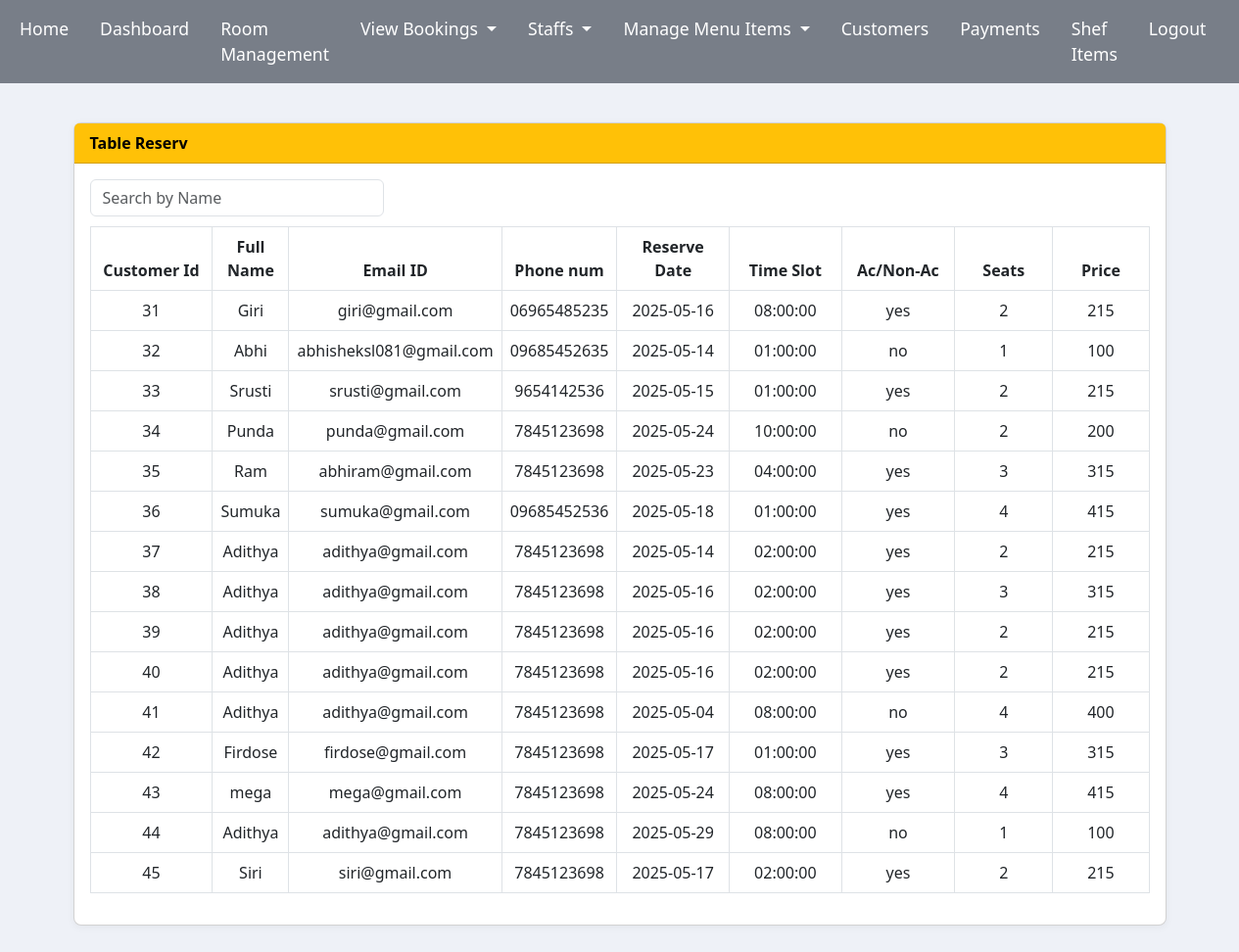
/adminviewtable.php, run on the app's committed database.
### tables this page shows
CREATE TABLE `tablereserv` (
  `fullname` varchar(50) DEFAULT NULL,
  `emailid` varchar(50) DEFAULT NULL,
  `phnumber` varchar(50) DEFAULT NULL,
  `reservdate` date DEFAULT NULL,
  `timeslot` time DEFAULT NULL,
  `acnonac` varchar(50) DEFAULT NULL,
  `numseats` varchar(50) DEFAULT NULL,
  `price` varchar(50) DEFAULT NULL,
  `id` int(11) NOT NULL,
  `cemail` varchar(50) NOT NULL DEFAULT '0'
);

### adminviewtable.php (the view, shortened to what this page needs)
<?php include("admintab.php"); ?>
<!DOCTYPE html>
<html lang="en">
<head>
  <link href="https://cdn.jsdelivr.net/npm/bootstrap@5.3.0/dist/css/bootstrap.min.css" rel="stylesheet">
</head>
<body>
  <div class="container">
    <div class="card">
      <div class="card-header">Table Reserv</div>
      <div class="card-body">
        <input type="text" class="form-control search-input" placeholder="Search by Name" onkeyup="filterTable(this, 'regTable')">
        <table class="table table-bordered table-hover" id="regTable" style="text-align: center;">
          <thead>
            <tr>
              <th>Customer Id</th>
              <th>Full Name</th>
              <th>Email ID</th>
              <th>Phone num</th>
              <th>Reserve Date</th>
              <th>Time Slot</th>
              <th>Ac/Non-Ac</th>
              <th>Seats</th>
              <th>Price</th>
            </tr>
          </thead>
          <tbody>
            <?php
            $sql = "SELECT * FROM tablereserv";
            $retval = mysqli_query($conn, $sql);
            if (mysqli_num_rows($retval) > 0) {
              while ($row = mysqli_fetch_assoc($retval)) {
            ?>
                <tr>
                  <td width="196" bgcolor="#FFFFFF">
                    <div align="center"><?php echo $row["id"] ?></div>
                  </td>
                  <td bgcolor="#FFFFFF">
                    <div align="center"><?php echo $row["fullname"] ?> </div>
                  </td>
                  <td bgcolor="#FFFFFF">
                    <div align="center"><?php echo $row["emailid"] ?></div>
                  </td>
                  <td bgcolor="#FFFFFF">
                    <div align="center"><?php echo $row["phnumber"] ?> </div>
                  </td>
                  <td width="196" bgcolor="#FFFFFF">
                    <div align="center"><?php echo $row["reservdate"] ?></div>
                  </td>
                  <td width="196" bgcolor="#FFFFFF">
                    <div align="center"><?php echo $row["timeslot"] ?></div>
                  </td>
                  <td width="196" bgcolor="#FFFFFF">
                    <div align="center"><?php echo $row["acnonac"] ?></div>
                  </td>
                  <td width="196" bgcolor="#FFFFFF">
                    <div align="center"><?php echo $row["numseats"] ?></div>
                  </td>
                  <td width="196" bgcolor="#FFFFFF">
                    <div align="center"><?php echo $row["price"] ?></div>
                  </td>
                </tr>
            <?php
              }
            }
            ?>
          </tbody>
        </table>
      </div>
    </div>
</body>
</html>

### adminviewtable.php (style rules this page uses)
body { background-color: #eef1f7; font-family: 'Segoe UI', sans-serif; }
.container { margin-top: 40px; }
.card { border-radius: 8px; box-shadow: 0 2px 8px rgba(0, 0, 0, 0.05); margin-bottom: 30px; }
.card-header { background-color: #ffc107; color: black; font-weight: bold; }
.search-input { max-width: 300px; margin-bottom: 10px; }

### data on the page
tablereserv: id "31", fullname "Giri", emailid "giri@gmail.com", phnumber "06965485235", reservdate "2025-05-16", timeslot "08:00:00", acnonac "yes", numseats "2", price "215"
tablereserv: id "32", fullname "Abhi", emailid "abhisheksl081@gmail.com", phnumber "09685452635", reservdate "2025-05-14", timeslot "01:00:00", acnonac "no", numseats "1", price "100"
tablereserv: id "33", fullname "Srusti", emailid "srusti@gmail.com", phnumber "9654142536", reservdate "2025-05-15", timeslot "01:00:00", acnonac "yes", numseats "2", price "215"
tablereserv: id "34", fullname "Punda", emailid "punda@gmail.com", phnumber "7845123698", reservdate "2025-05-24", timeslot "10:00:00", acnonac "no", numseats "2", price "200"
tablereserv: id "35", fullname "Ram", emailid "abhiram@gmail.com", phnumber "7845123698", reservdate "2025-05-23", timeslot "04:00:00", acnonac "yes", numseats "3", price "315"
tablereserv: id "36", fullname "Sumuka", emailid "sumuka@gmail.com", phnumber "09685452536", reservdate "2025-05-18", timeslot "01:00:00", acnonac "yes", numseats "4", price "415"
tablereserv: id "37", fullname "Adithya", emailid "adithya@gmail.com", phnumber "7845123698", reservdate "2025-05-14", timeslot "02:00:00", acnonac "yes", numseats "2", price "215"
tablereserv: id "38", fullname "Adithya", emailid "adithya@gmail.com", phnumber "7845123698", reservdate "2025-05-16", timeslot "02:00:00", acnonac "yes", numseats "3", price "315"
tablereserv: id "39", fullname "Adithya", emailid "adithya@gmail.com", phnumber "7845123698", reservdate "2025-05-16", timeslot "02:00:00", acnonac "yes", numseats "2", price "215"
tablereserv: id "40", fullname "Adithya", emailid "adithya@gmail.com", phnumber "7845123698", reservdate "2025-05-16", timeslot "02:00:00", acnonac "yes", numseats "2", price "215"
tablereserv: id "41", fullname "Adithya", emailid "adithya@gmail.com", phnumber "7845123698", reservdate "2025-05-04", timeslot "08:00:00", acnonac "no", numseats "4", price "400"
tablereserv: id "42", fullname "Firdose", emailid "firdose@gmail.com", phnumber "7845123698", reservdate "2025-05-17", timeslot "01:00:00", acnonac "yes", numseats "3", price "315"
tablereserv: id "43", fullname "mega", emailid "mega@gmail.com", phnumber "7845123698", reservdate "2025-05-24", timeslot "08:00:00", acnonac "yes", numseats "4", price "415"
tablereserv: id "44", fullname "Adithya", emailid "adithya@gmail.com", phnumber "7845123698", reservdate "2025-05-29", timeslot "08:00:00", acnonac "no", numseats "1", price "100"
tablereserv: id "45", fullname "Siri", emailid "siri@gmail.com", phnumber "7845123698", reservdate "2025-05-17", timeslot "02:00:00", acnonac "yes", numseats "2", price "215"
